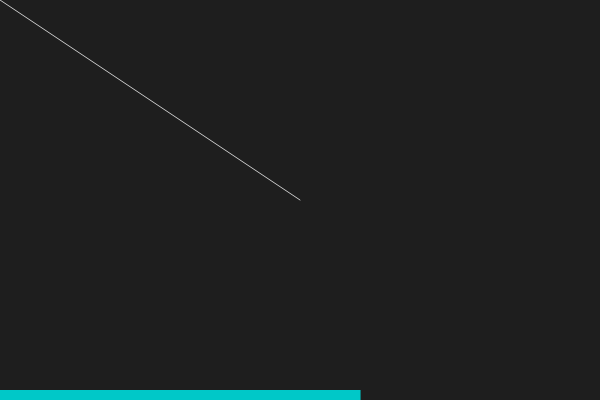
Frame 1 (no input)
Frame 60 (no input): identical to frame 1, image omitted
Frame 120 (the mouse pressed at the canvas centre since frame 60): blank canvas, image omitted

The p5.js sketch that drew this single still picture (run headless with seeded random() and noise() and a simulated clock; from frame 60 on, the mouse is pressed at the canvas centre):

// p5.js sketch
// ── sketch.js
let centerVector;
let mouseVector;

function setup() {
    // Runs once
    createCanvas(600, 400); // width, height

    centerVector = createVector(width/2, height/2);
}

function draw() {
    // Runs every frame (default ~60 fps)
    background(30);
    mouseVector = createVector(mouseX, mouseY);

    const displayVector = p5.Vector.sub(mouseVector, centerVector);

    push();
    translate(centerVector);
    stroke(200);
    line(0, 0, displayVector.x, displayVector.y);
    pop();

    const magnitude = displayVector.mag();
    noStroke();
    fill(0, 200, 200);
    rect(0, height-10, magnitude, 10);
}
